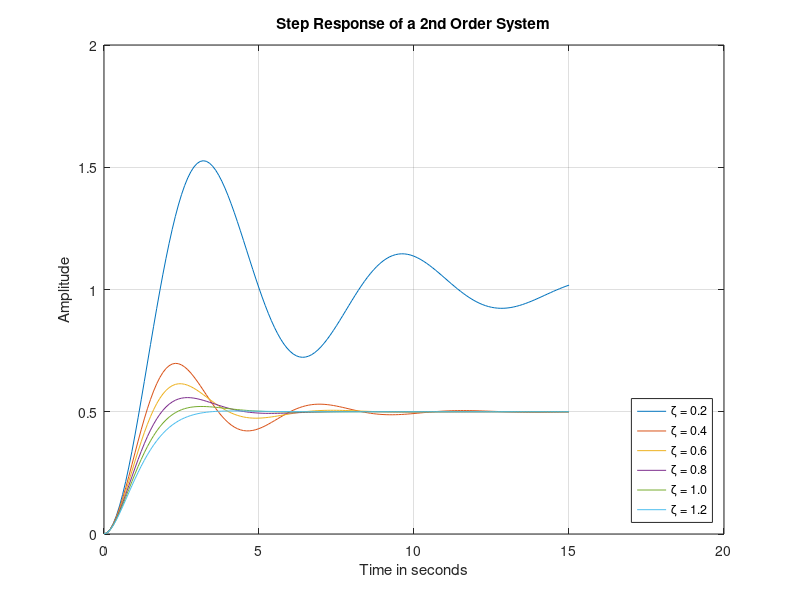

Write MATLAB code to recreate this figure.

% time response of a second-order system with a natural undamped frequency of wn = 1 rad/s
% Compare the response curves on a single plot by varying the damping ratio (zeta)  across the following six values: 0.2,0.4, 0.6, 0.8, 1.0,1.2. Simulate the system over a time interval of 0 to 15 s. Clearly label each curve to illustrate the behavior of underdamped, critically damped, and overdamped systems.

pkg load control

t=0:0.1:15;
wn=1;

z=0.2;
sys0=tf(wn^2 ,[1,2*wn*z, wn^2]);
y0=step(sys0,t);

z=0.4;
sys1=tf(wn^2, [1, 2*wn*z , wn*2]);
y1=step(sys1,t);

z=0.6;
sys2=tf(wn^2, [1, 2*wn*z , wn*2]);
y2=step(sys2,t);

z=0.8;
sys3=tf(wn^2, [1, 2*wn*z , wn*2]);
y3=step(sys3,t);

z=1;
sys4=tf(wn^2, [1, 2*wn*z , wn*2]);
y4=step(sys4,t);

z=1.2;
sys5=tf(wn^2, [1, 2*wn*z , wn*2]);
y5=step(sys5,t);

plot(t,y0,t,y1,t,y2,t,y3,t,y4,t,y5);
title('Step Response of a 2nd Order System');
xlabel('Time in seconds');
ylabel('Amplitude');

grid on;

legend('\zeta = 0.2', '\zeta = 0.4', '\zeta = 0.6', '\zeta = 0.8', '\zeta = 1.0', '\zeta = 1.2', 'Location', 'SouthEast');
